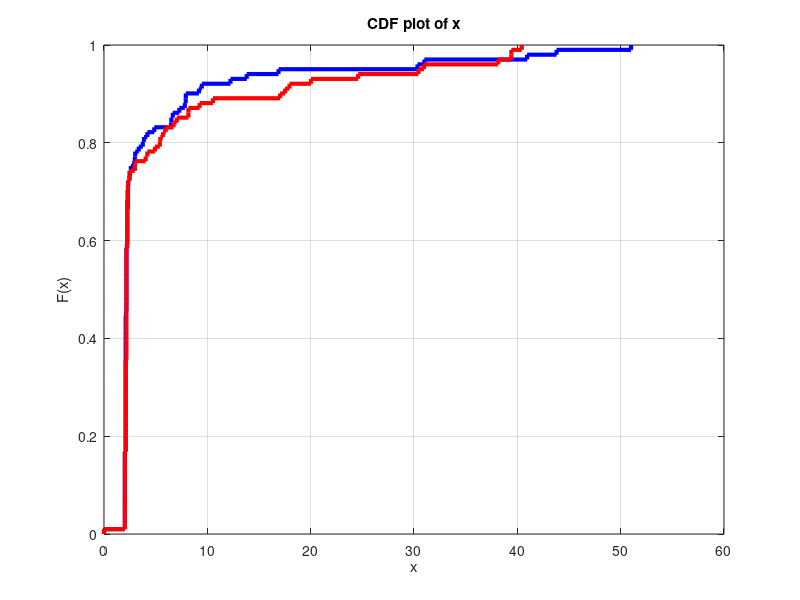

The MATLAB source for this figure: (Note: this script raises an error after producing the figure.)
%%%%%%%%%%%%%%%%%%%%%%%%%%%%%%%%%%%%%%%%%%%%%%%%%%%%%%%%%%%%%%%%%%%%%%%%%
% cdf for the linear and nonlinear algorithm
%%%%%%%%%%%%%%%%%%%%%%%%%%%%%%%%%%%%%%%%%%%%%%%%%%%%%%%%%%%%%%%%%%%%%%%%%

clear all; close all; clc;

load('LLS_100_P.mat')
de_parall = de;

load('LLS_100_S.mat')
de_squre = de;

b = cdfplot(de_parall)
set(b, 'LineStyle', '-', 'Color', 'b','LineWidth',3);
hold on; grid on;
c = cdfplot(de_squre)
set(c, 'LineStyle', '-', 'Color', 'r','LineWidth',3);

title('Trajectory Compare', FontSize=20)
xlabel('Error Distance(m)', FontSize=20)
ylabel('CDF', FontSize=20)

legend("Parallel Model", "Squre Model", FontSize=20);
